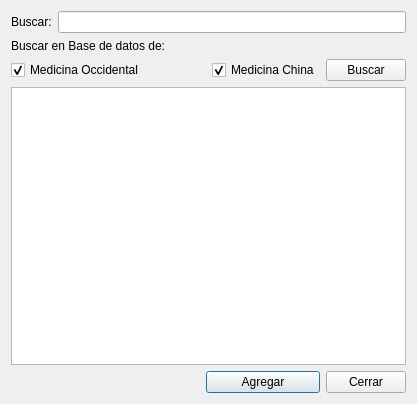
<?xml version="1.0" encoding="UTF-8"?>
<ui version="4.0">
 <class>FrmAnadirDiagnostico</class>
 <widget class="QDialog" name="FrmAnadirDiagnostico">
  <property name="geometry">
   <rect>
    <x>0</x>
    <y>0</y>
    <width>417</width>
    <height>404</height>
   </rect>
  </property>
  <property name="windowTitle">
   <string>Añadir Diagnostico</string>
  </property>
  <property name="windowIcon">
   <iconset resource="../maya.qrc">
    <normaloff>:/Icons/PNG/iconMaya.png</normaloff>:/Icons/PNG/iconMaya.png</iconset>
  </property>
  <layout class="QGridLayout" name="gridLayout">
   <item row="0" column="0">
    <widget class="QLabel" name="label">
     <property name="text">
      <string>Buscar:</string>
     </property>
    </widget>
   </item>
   <item row="0" column="1" colspan="4">
    <widget class="QLineEdit" name="txtBusar"/>
   </item>
   <item row="1" column="0" colspan="3">
    <widget class="QLabel" name="label_2">
     <property name="text">
      <string>Buscar en Base de datos de:</string>
     </property>
    </widget>
   </item>
   <item row="2" column="0" colspan="2">
    <widget class="QCheckBox" name="chkMed_Occidental">
     <property name="text">
      <string>Medicina Occidental</string>
     </property>
     <property name="checked">
      <bool>true</bool>
     </property>
    </widget>
   </item>
   <item row="2" column="3">
    <widget class="QCheckBox" name="chkMed_China">
     <property name="autoFillBackground">
      <bool>false</bool>
     </property>
     <property name="text">
      <string>Medicina China</string>
     </property>
     <property name="checked">
      <bool>true</bool>
     </property>
    </widget>
   </item>
   <item row="4" column="1">
    <spacer name="horizontalSpacer">
     <property name="orientation">
      <enum>Qt::Horizontal</enum>
     </property>
     <property name="sizeHint" stdset="0">
      <size>
       <width>129</width>
       <height>20</height>
      </size>
     </property>
    </spacer>
   </item>
   <item row="4" column="2" colspan="2">
    <widget class="QPushButton" name="btnAgregar">
     <property name="text">
      <string>Agregar</string>
     </property>
     <property name="icon">
      <iconset resource="../maya.qrc">
       <normaloff>:/Icons/PNG/add.png</normaloff>:/Icons/PNG/add.png</iconset>
     </property>
     <property name="iconSize">
      <size>
       <width>24</width>
       <height>24</height>
      </size>
     </property>
    </widget>
   </item>
   <item row="4" column="4">
    <widget class="QPushButton" name="btnCerrar">
     <property name="text">
      <string>Cerrar</string>
     </property>
     <property name="icon">
      <iconset resource="../maya.qrc">
       <normaloff>:/Icons/PNG/Delete.png</normaloff>:/Icons/PNG/Delete.png</iconset>
     </property>
     <property name="iconSize">
      <size>
       <width>24</width>
       <height>24</height>
      </size>
     </property>
    </widget>
   </item>
   <item row="2" column="4">
    <widget class="QPushButton" name="btnBuscar">
     <property name="text">
      <string>Buscar</string>
     </property>
     <property name="icon">
      <iconset resource="../maya.qrc">
       <normaloff>:/Icons/PNG/search.png</normaloff>:/Icons/PNG/search.png</iconset>
     </property>
     <property name="iconSize">
      <size>
       <width>24</width>
       <height>24</height>
      </size>
     </property>
    </widget>
   </item>
   <item row="3" column="0" colspan="5">
    <widget class="QTableView" name="listaDiagnositicos"/>
   </item>
  </layout>
 </widget>
 <resources>
  <include location="../maya.qrc"/>
 </resources>
 <connections>
  <connection>
   <sender>btnCerrar</sender>
   <signal>clicked()</signal>
   <receiver>FrmAnadirDiagnostico</receiver>
   <slot>close()</slot>
   <hints>
    <hint type="sourcelabel">
     <x>335</x>
     <y>385</y>
    </hint>
    <hint type="destinationlabel">
     <x>77</x>
     <y>365</y>
    </hint>
   </hints>
  </connection>
  <connection>
   <sender>btnAgregar</sender>
   <signal>clicked()</signal>
   <receiver>FrmAnadirDiagnostico</receiver>
   <slot>accept()</slot>
   <hints>
    <hint type="sourcelabel">
     <x>240</x>
     <y>384</y>
    </hint>
    <hint type="destinationlabel">
     <x>134</x>
     <y>370</y>
    </hint>
   </hints>
  </connection>
 </connections>
</ui>
